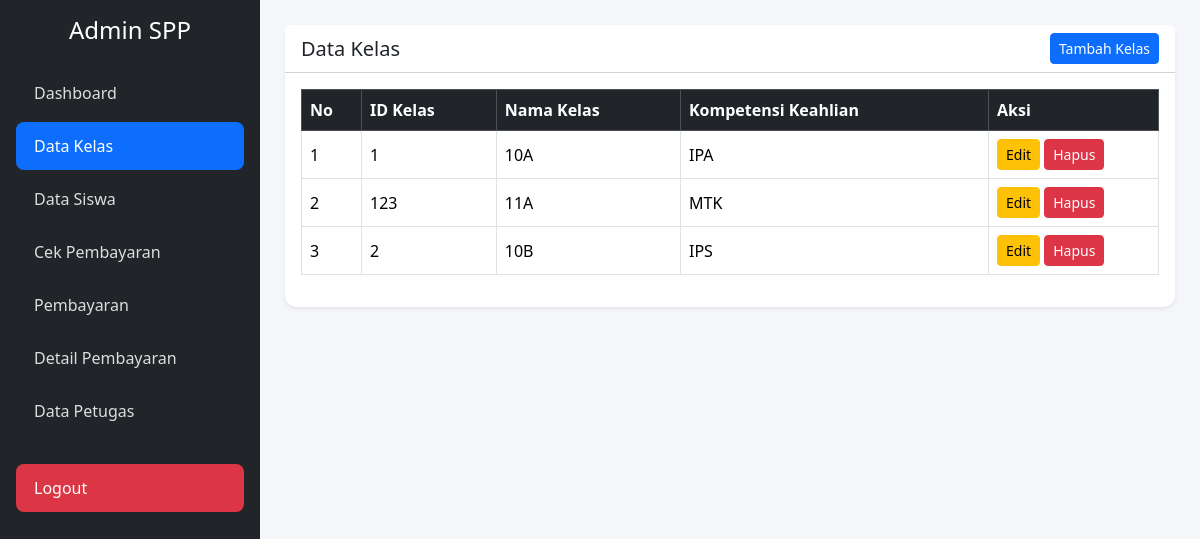
The page /spp/admin/data_kelas.php (signed in) on the database its author committed.
### tables this page shows
CREATE TABLE `tb_kelas` (
  `id_kelas` varchar(11) NOT NULL,
  `nama_kelas` varchar(10) DEFAULT NULL,
  `komp_keahlian` varchar(50) DEFAULT NULL
);

### spp/koneksi.php (called while the page is built, shortened)
<?php
function e($text) {
    return htmlspecialchars($text ?? '', ENT_QUOTES, 'UTF-8');
}
?>

### spp/admin/data_kelas.php (the view, shortened to what this page needs)
<?php
require_once __DIR__ . '/../koneksi.php';
require_once __DIR__ . '/cek_akses.php';
include 'header.php';
include 'sidebar.php';
?>
<div class="content">
    <div class="card shadow-sm mb-4">
        <div class="card-header bg-white d-flex justify-content-between align-items-center">
            <h5 class="mb-0">Data Kelas</h5>
            <button class="btn btn-primary btn-sm" data-bs-toggle="modal" data-bs-target="#modalTambah">
                Tambah Kelas
            </button>
        </div>
        <div class="card-body table-responsive">
            <table class="table table-bordered table-hover align-middle">
                <thead class="table-dark">
                    <tr>
                        <th width="60">No</th>
                        <th>ID Kelas</th>
                        <th>Nama Kelas</th>
                        <th>Kompetensi Keahlian</th>
                        <th width="170">Aksi</th>
                    </tr>
                </thead>
                <tbody>
                    <?php
                    $no = 1;
                    $query = mysqli_query($koneksi, "
                        SELECT * FROM tb_kelas
                        ORDER BY id_kelas ASC
                    ");
                    if (mysqli_num_rows($query) > 0) {
                        while ($row = mysqli_fetch_assoc($query)) {
                    ?>
                            <tr>
                                <td><?= $no++; ?></td>
                                <td><?= e($row['id_kelas']); ?></td>
                                <td><?= e($row['nama_kelas']); ?></td>
                                <td><?= e($row['komp_keahlian']); ?></td>
                                <td>
                                    <button
                                        class="btn btn-warning btn-sm"
                                        data-bs-toggle="modal"
                                        data-bs-target="#modalEdit<?= e($row['id_kelas']); ?>">
                                        Edit
                                    </button>
                                    <a href="#"
                                       class="btn btn-danger btn-sm btn-hapus"
                                       data-url="data_kelas.php?hapus=<?= e($row['id_kelas']); ?>">
                                        Hapus
                                    </a>
                                </td>
                            </tr>
                    <?php
                        }
                    } ?>
                </tbody>
            </table>
        </div>
    </div>
</div>
<?php include 'footer.php'; ?>

### spp/admin/header.php (style rules this page uses)
body { background-color: #f4f6f9; }
.content { margin-left: 260px; padding: 25px; }
.card { border: none; border-radius: 12px; }

### rows shown on the page
tb_kelas: id_kelas "1", nama_kelas "10A", komp_keahlian "IPA"
tb_kelas: id_kelas "123", nama_kelas "11A", komp_keahlian "MTK"
tb_kelas: id_kelas "2", nama_kelas "10B", komp_keahlian "IPS"
